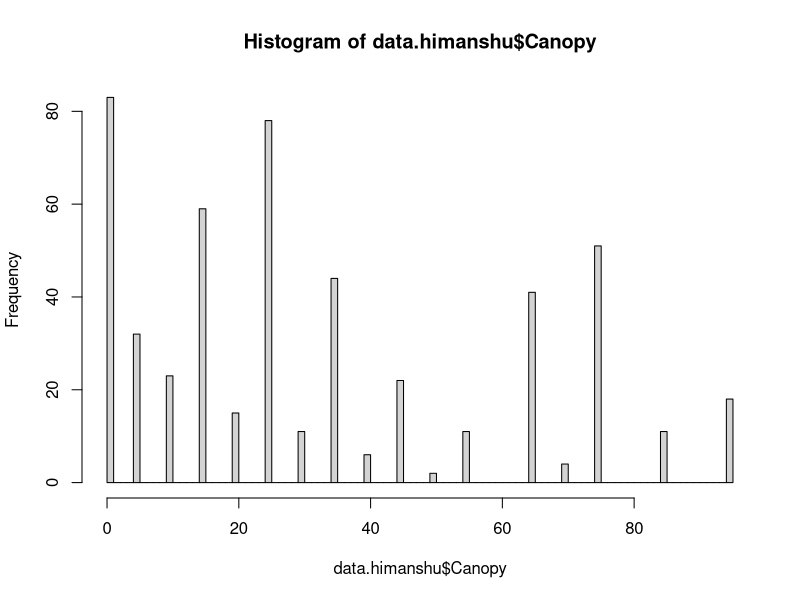

Reproduce this figure in R.
library(tidyverse)

data.himanshu = read.csv("Bandhavgarh_Final.csv")

hist(data.himanshu$Canopy, breaks = 100)

data.himanshu$Season = factor(data.himanshu$Season,levels = c("Summer","Winter","Monsoon"))

fit = glm(TYPED ~ Season + Sample.Type, data = data.himanshu, family = 'poisson')
summary(fit)

newdata = data.frame(Season = rep(unique(data.himanshu$Season),2), Sample.Type = rep(unique(data.himanshu$Sample.Type), each = 3))

pred = predict(fit, newdata = newdata, type = "link", se.fit = T)

newdata$mean = pred$fit
newdata$se = pred$se.fit

newdata$mean.bt = exp(newdata$mean)
newdata$lci = exp(newdata$mean - 1.96*newdata$se)
newdata$rci = exp(newdata$mean + 1.96*newdata$se)

